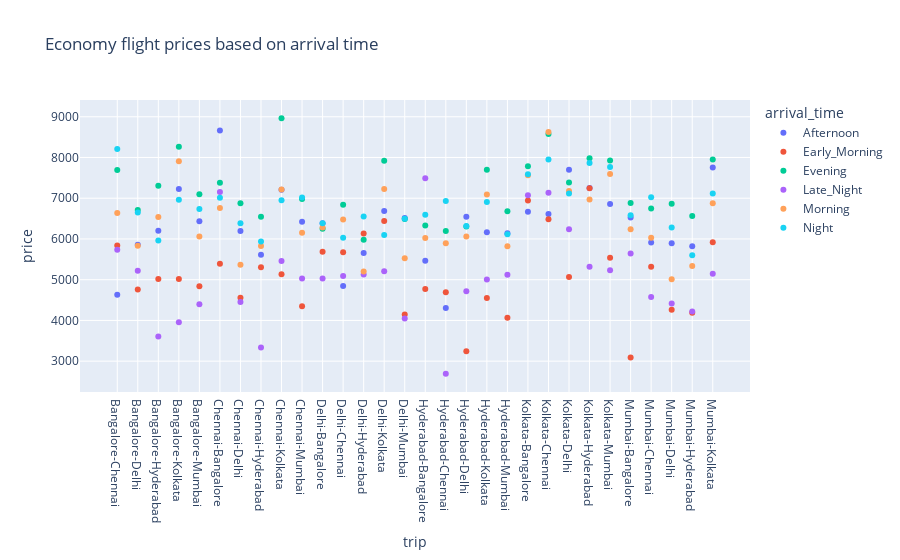

Notebook cell for this chart:
### Code cell
eco= df[df['class']=='Economy']
ww1=eco.groupby(['trip','arrival_time'],as_index=False).price.mean()
df1=pd.DataFrame(ww1)
df1. head(20)
px.scatter(df1, 
           x= 'trip',
           y= 'price',
           color= 'arrival_time',
           title= 'Economy flight prices based on arrival time'
           )

### Figure 1 — Plotly figure (JSON) as saved in the notebook; plotly's stock layout.template omitted (floating-point values rounded to 4 significant figures)
{"data": [{"hovertemplate": "arrival_time=Afternoon<br>trip=%{x}<br>price=%{y}<extra></extra>", "legendgroup": "Afternoon", "marker": {"color": "#636efa", "symbol": "circle"}, "mode": "markers", "name": "Afternoon", "orientation": "v", "showlegend": true, "type": "scatter", "x": ["Bangalore-Chennai", "Bangalore-Delhi", "Bangalore-Hyderabad", "Bangalore-Kolkata", "Bangalore-Mumbai", "Chennai-Bangalore", "Chennai-Delhi", "Chennai-Hyderabad", "Chennai-Kolkata", "Chennai-Mumbai", "Delhi-Bangalore", "Delhi-Chennai", "Delhi-Hyderabad", "Delhi-Kolkata", "Delhi-Mumbai", "Hyderabad-Bangalore", "Hyderabad-Chennai", "Hyderabad-Delhi", "Hyderabad-Kolkata", "Hyderabad-Mumbai", "Kolkata-Bangalore", "Kolkata-Chennai", "Kolkata-Delhi", "Kolkata-Hyderabad", "Kolkata-Mumbai", "Mumbai-Bangalore", "Mumbai-Chennai", "Mumbai-Delhi", "Mumbai-Hyderabad", "Mumbai-Kolkata"], "xaxis": "x", "y": [4631.0, 5859.0, 6199.0, 7224.0, 6432.0, 8663.0, 6196.0, 5609.0, 7209.0, 6425.0, 6387.0, 4843.0, 5654.0, 6685.0, 6514.0, 5466.0, 4305.0, 6545.0, 6162.0, 6139.0, 6668.0, 6614.0, 7697.0, 7251.0, 6861.0, 6526.0, 5916.0, 5895.0, 5821.0, 7756.0], "yaxis": "y"}, {"hovertemplate": "arrival_time=Early_Morning<br>trip=%{x}<br>price=%{y}<extra></extra>", "legendgroup": "Early_Morning", "marker": {"color": "#EF553B", "symbol": "circle"}, "mode": "markers", "name": "Early_Morning", "orientation": "v", "showlegend": true, "type": "scatter", "x": ["Bangalore-Chennai", "Bangalore-Delhi", "Bangalore-Hyderabad", "Bangalore-Kolkata", "Bangalore-Mumbai", "Chennai-Bangalore", "Chennai-Delhi", "Chennai-Hyderabad", "Chennai-Kolkata", "Chennai-Mumbai", "Delhi-Bangalore", "Delhi-Chennai", "Delhi-Hyderabad", "Delhi-Kolkata", "Delhi-Mumbai", "Hyderabad-Bangalore", "Hyderabad-Chennai", "Hyderabad-Delhi", "Hyderabad-Kolkata", "Hyderabad-Mumbai", "Kolkata-Bangalore", "Kolkata-Chennai", "Kolkata-Delhi", "Kolkata-Hyderabad", "Kolkata-Mumbai", "Mumbai-Bangalore", "Mumbai-Chennai", "Mumbai-Delhi", "Mumbai-Hyderabad", "Mumbai-Kolkata"], "xaxis": "x", "y": [5836.0, 4757.0, 5016.0, 5019.0, 4842.0, 5390.0, 4555.0, 5303.0, 5134.0, 4351.0, 5684.0, 5676.0, 6134.0, 6441.0, 4145.0, 4774.0, 4693.0, 3241.0, 4553.0, 4063.0, 6946.0, 6481.0, 5068.0, 7247.0, 5537.0, 3088.0, 5318.0, 4265.0, 4189.0, 5917.0], "yaxis": "y"}, {"hovertemplate": "arrival_time=Evening<br>trip=%{x}<br>price=%{y}<extra></extra>", "legendgroup": "Evening", "marker": {"color": "#00cc96", "symbol": "circle"}, "mode": "markers", "name": "Evening", "orientation": "v", "showlegend": true, "type": "scatter", "x": ["Bangalore-Chennai", "Bangalore-Delhi", "Bangalore-Hyderabad", "Bangalore-Kolkata", "Bangalore-Mumbai", "Chennai-Bangalore", "Chennai-Delhi", "Chennai-Hyderabad", "Chennai-Kolkata", "Chennai-Mumbai", "Delhi-Bangalore", "Delhi-Chennai", "Delhi-Hyderabad", "Delhi-Kolkata", "Delhi-Mumbai", "Hyderabad-Bangalore", "Hyderabad-Chennai", "Hyderabad-Delhi", "Hyderabad-Kolkata", "Hyderabad-Mumbai", "Kolkata-Bangalore", "Kolkata-Chennai", "Kolkata-Delhi", "Kolkata-Hyderabad", "Kolkata-Mumbai", "Mumbai-Bangalore", "Mumbai-Chennai", "Mumbai-Delhi", "Mumbai-Hyderabad", "Mumbai-Kolkata"], "xaxis": "x", "y": [7695.0, 6711.0, 7307.0, 8263.0, 7100.0, 7378.0, 6880.0, 6546.0, 8961.0, 6983.0, 6249.0, 6841.0, 5982.0, 7921.0, 6492.0, 6333.0, 6194.0, 6309.0, 7697.0, 6679.0, 7784.0, 8576.0, 7385.0, 7982.0, 7929.0, 6884.0, 6750.0, 6864.0, 6563.0, 7949.0], "yaxis": "y"}, {"hovertemplate": "arrival_time=Late_Night<br>trip=%{x}<br>price=%{y}<extra></extra>", "legendgroup": "Late_Night", "marker": {"color": "#ab63fa", "symbol": "circle"}, "mode": "markers", "name": "Late_Night", "orientation": "v", "showlegend": true, "type": "scatter", "x": ["Bangalore-Chennai", "Bangalore-Delhi", "Bangalore-Hyderabad", "Bangalore-Kolkata", "Bangalore-Mumbai", "Chennai-Bangalore", "Chennai-Delhi", "Chennai-Hyderabad", "Chennai-Kolkata", "Chennai-Mumbai", "Delhi-Bangalore", "Delhi-Chennai", "Delhi-Hyderabad", "Delhi-Kolkata", "Delhi-Mumbai", "Hyderabad-Bangalore", "Hyderabad-Chennai", "Hyderabad-Delhi", "Hyderabad-Kolkata", "Hyderabad-Mumbai", "Kolkata-Bangalore", "Kolkata-Chennai", "Kolkata-Delhi", "Kolkata-Hyderabad", "Kolkata-Mumbai", "Mumbai-Bangalore", "Mumbai-Chennai", "Mumbai-Delhi", "Mumbai-Hyderabad", "Mumbai-Kolkata"], "xaxis": "x", "y": [5733.0, 5217.0, 3605.0, 3957.0, 4400.0, 7152.0, 4455.0, 3337.0, 5462.0, 5032.0, 5027.0, 5091.0, 5127.0, 5206.0, 4045.0, 7488.0, 2694.0, 4719.0, 5008.0, 5123.0, 7071.0, 7132.0, 6239.0, 5319.0, 5231.0, 5646.0, 4578.0, 4414.0, 4222.0, 5144.0], "yaxis": "y"}, {"hovertemplate": "arrival_time=Morning<br>trip=%{x}<br>price=%{y}<extra></extra>", "legendgroup": "Morning", "marker": {"color": "#FFA15A", "symbol": "circle"}, "mode": "markers", "name": "Morning", "orientation": "v", "showlegend": true, "type": "scatter", "x": ["Bangalore-Chennai", "Bangalore-Delhi", "Bangalore-Hyderabad", "Bangalore-Kolkata", "Bangalore-Mumbai", "Chennai-Bangalore", "Chennai-Delhi", "Chennai-Hyderabad", "Chennai-Kolkata", "Chennai-Mumbai", "Delhi-Bangalore", "Delhi-Chennai", "Delhi-Hyderabad", "Delhi-Kolkata", "Delhi-Mumbai", "Hyderabad-Bangalore", "Hyderabad-Chennai", "Hyderabad-Delhi", "Hyderabad-Kolkata", "Hyderabad-Mumbai", "Kolkata-Bangalore", "Kolkata-Chennai", "Kolkata-Delhi", "Kolkata-Hyderabad", "Kolkata-Mumbai", "Mumbai-Bangalore", "Mumbai-Chennai", "Mumbai-Delhi", "Mumbai-Hyderabad", "Mumbai-Kolkata"], "xaxis": "x", "y": [6639.0, 5832.0, 6537.0, 7910.0, 6060.0, 6763.0, 5370.0, 5828.0, 7215.0, 6153.0, 6281.0, 6476.0, 5204.0, 7228.0, 5525.0, 6023.0, 5892.0, 6060.0, 7094.0, 5821.0, 7561.0, 8623.0, 7179.0, 6968.0, 7597.0, 6239.0, 6029.0, 5013.0, 5337.0, 6875.0], "yaxis": "y"}, {"hovertemplate": "arrival_time=Night<br>trip=%{x}<br>price=%{y}<extra></extra>", "legendgroup": "Night", "marker": {"color": "#19d3f3", "symbol": "circle"}, "mode": "markers", "name": "Night", "orientation": "v", "showlegend": true, "type": "scatter", "x": ["Bangalore-Chennai", "Bangalore-Delhi", "Bangalore-Hyderabad", "Bangalore-Kolkata", "Bangalore-Mumbai", "Chennai-Bangalore", "Chennai-Delhi", "Chennai-Hyderabad", "Chennai-Kolkata", "Chennai-Mumbai", "Delhi-Bangalore", "Delhi-Chennai", "Delhi-Hyderabad", "Delhi-Kolkata", "Delhi-Mumbai", "Hyderabad-Bangalore", "Hyderabad-Chennai", "Hyderabad-Delhi", "Hyderabad-Kolkata", "Hyderabad-Mumbai", "Kolkata-Bangalore", "Kolkata-Chennai", "Kolkata-Delhi", "Kolkata-Hyderabad", "Kolkata-Mumbai", "Mumbai-Bangalore", "Mumbai-Chennai", "Mumbai-Delhi", "Mumbai-Hyderabad", "Mumbai-Kolkata"], "xaxis": "x", "y": [8207.0, 6652.0, 5960.0, 6963.0, 6737.0, 7014.0, 6387.0, 5939.0, 6952.0, 7020.0, 6384.0, 6033.0, 6551.0, 6097.0, 6497.0, 6593.0, 6931.0, 6318.0, 6907.0, 6113.0, 7589.0, 7952.0, 7118.0, 7864.0, 7764.0, 6582.0, 7021.0, 6282.0, 5598.0, 7117.0], "yaxis": "y"}], "layout": {"legend": {"title": {"text": "arrival_time"}, "tracegroupgap": 0}, "title": {"text": "Economy flight prices based on arrival time"}, "xaxis": {"anchor": "y", "domain": [0, 1], "title": {"text": "trip"}}, "yaxis": {"anchor": "x", "domain": [0, 1], "title": {"text": "price"}}}}
